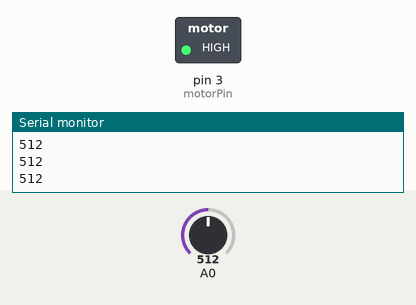
A sketch run on a simulated Arduino Uno, built with avr-gcc and run on an emulated ATmega328P. Parts: switched loads named in the sketch (green lamp = pin HIGH), the last lines printed to the serial monitor. The test bench sets the inputs (shaded band); at power-on: A0 = 512.

Above: at 1.2 s.
1.3 s: A0 set to 270
At 2.0 s:
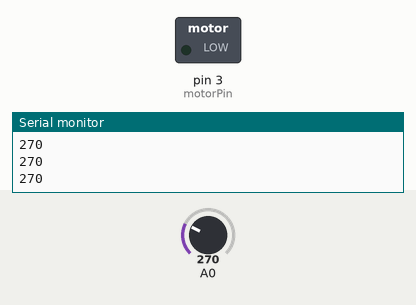
2.8 s: A0 set to 290
At 3.3 s:
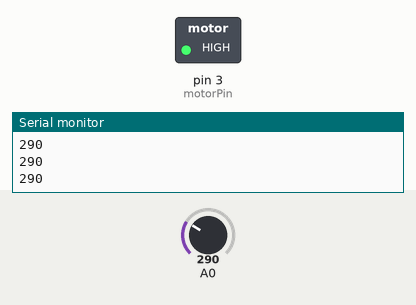
4.3 s: A0 set to 122
At 4.6 s:
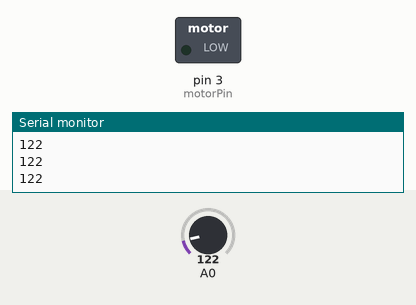
Timing chart, 0 to 7.3 s (numbered marks = the images above; inputs shaded):
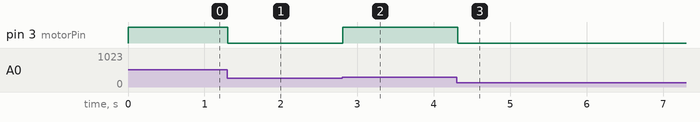

Measured:
- after the input at 1.3 s, pin 3 (motorPin): HIGH → LOW at once
- after the input at 2.8 s, pin 3 (motorPin): LOW → HIGH at once
- after the input at 4.3 s, pin 3 (motorPin): HIGH → LOW at once

The sketch:

DC_Motor_Cont_W_LDR.ino
```cpp
int motorPin = 3;
int photo;
bool motorRunning = false;


void setup() {
  Serial.begin(9600);

  // put your setup code here, to run once:

}

void loop() {

  photo = analogRead(A0);
  Serial.println(photo);

  if (photo >= 280 && !motorRunning) {
    analogWrite(motorPin, 255);
    motorRunning = true;
  }
  else if (photo <= 280 && motorRunning) {
    analogWrite(motorPin, 0);
    motorRunning = false;
  }
  delay (100);
}
```
